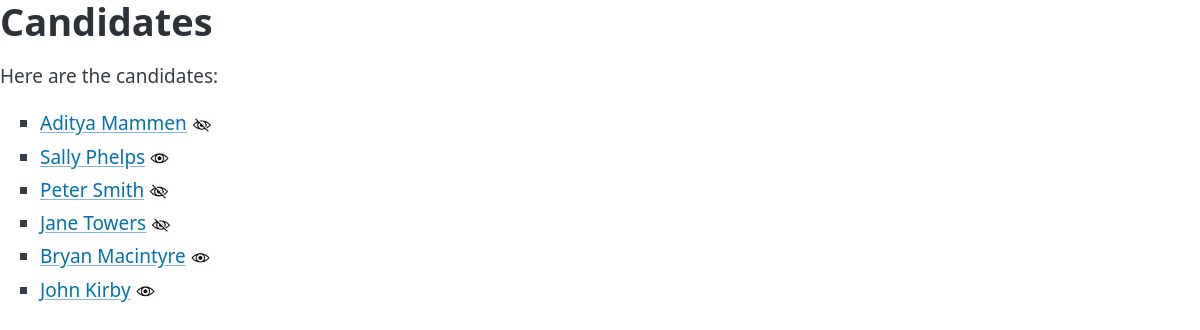
Before: /candidates/ (signed in) with the older database file.
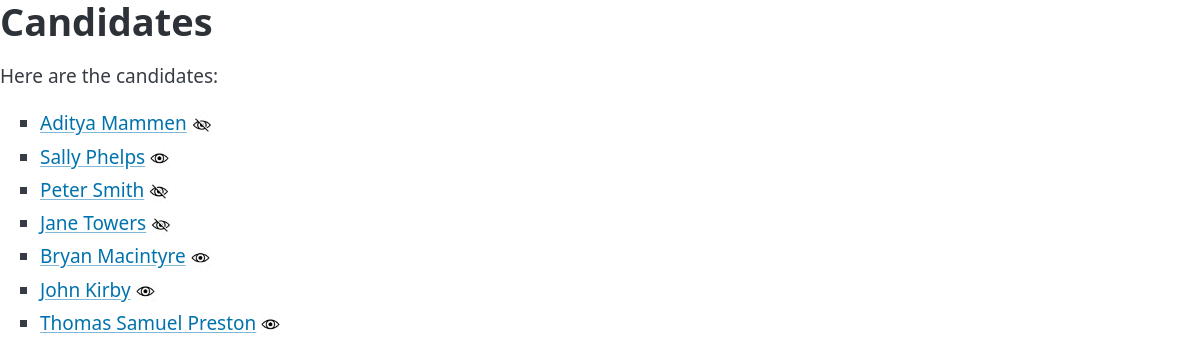
After: the same page with the newer database file.
### tables this page shows
CREATE TABLE candidates (
    id INTEGER PRIMARY KEY,
    name TEXT,
    date_of_birth TEXT,
    location TEXT,
    email TEXT
, visible INTEGER DEFAULT 0);

### shawty.py (the view)
@app.route("/candidates/")  # show all candidates from SQL database
def candidates():
    with sqlite3.connect("data.db") as connection:
        cursor = connection.cursor()
        if "loggedin" in session:
            cursor.execute("SELECT * FROM candidates")
        else:
            cursor.execute("SELECT * FROM candidates WHERE visible = 1")
        candidates = cursor.fetchall()
    return render_template(
        "candidates.html", candidates=candidates, loggedin="loggedin" in session
    )

### templates/candidates.html (shortened to what this page needs)
<!DOCTYPE html>
<html>
<head>
    <link rel="stylesheet" type="text/css" href="{{ url_for('static', filename='pico.min.css') }}">
</head>
<body>
    <h1>Candidates</h1>
    <p>Here are the candidates:</p>
    <ul>
        {% for candidate in candidates %}
        <li>
            <a href="{{ url_for('candidate', candidate_id=candidate[0]) }}">{{ candidate[1] }}</a>
            {% if loggedin %}
            {% if candidate[5] == 1 %}
            <img src="../static/site images/checked.png" alt="checked" width="20" height="20">
            {% else %}
            <img src="../static/site images/unchecked.png" alt="unchecked" width="20" height="20">
            {% endif %}
            {% endif %}
        </li>
        {% endfor %}
    </ul>
</body>
</html>

Changed rows visible on the page:
added candidates: name "Thomas Samuel Preston", visible 1 (drawn)
